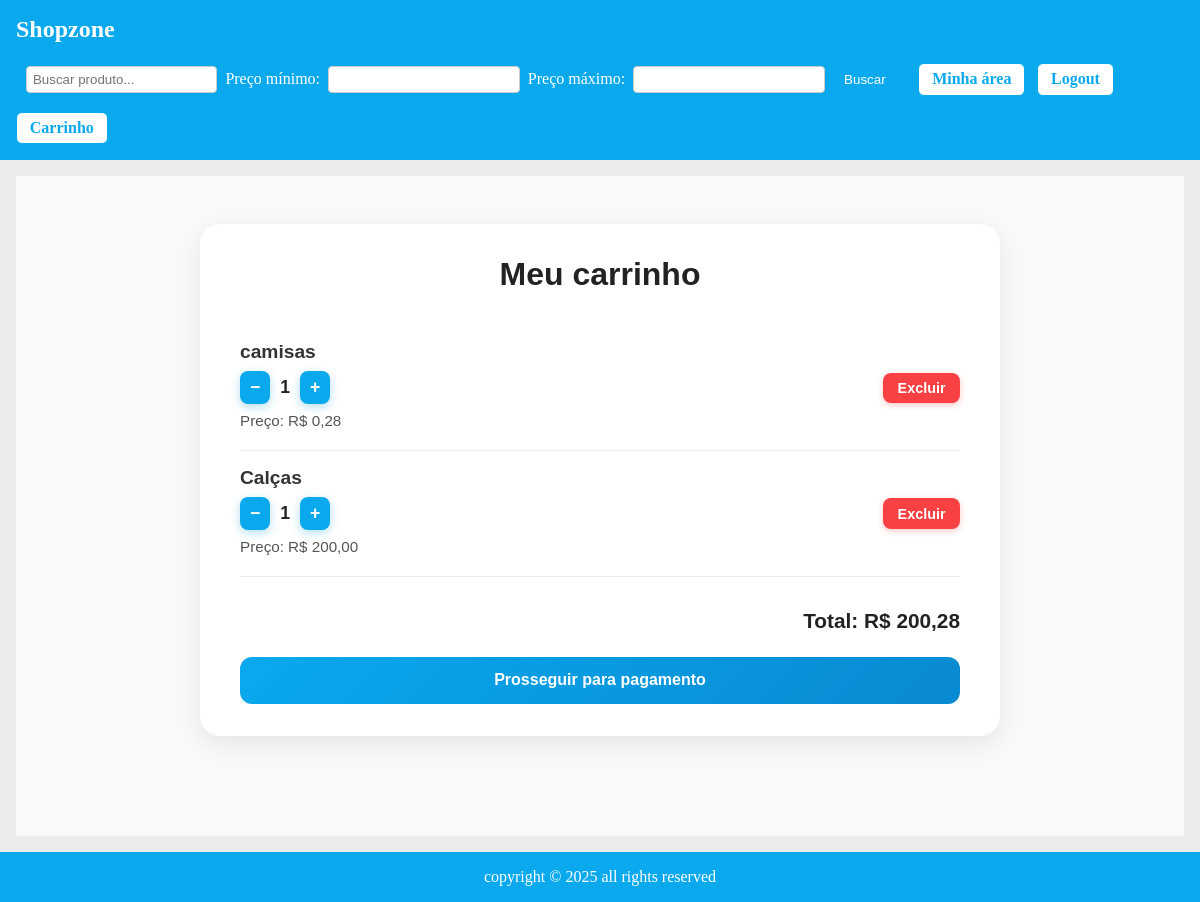
Page /cart/ (signed in) on the earlier database version.
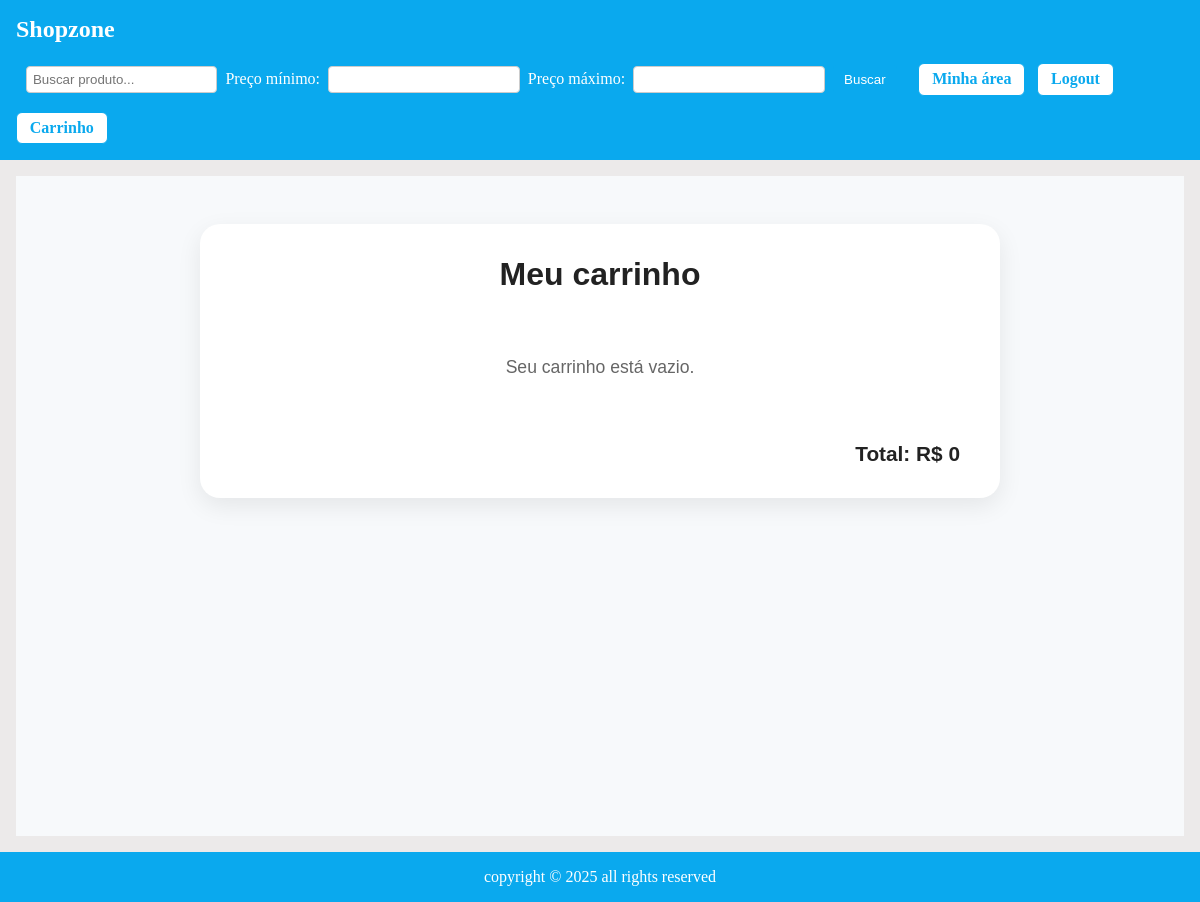
Same page on the later database version.
### cart/models.py (models this page shows)
class CartItem(models.Model):
    cart = models.ForeignKey(Cart, on_delete=models.CASCADE, related_name='items')
    product = models.ForeignKey(Product, on_delete=models.CASCADE)
    quantity = models.PositiveIntegerField(default=1)
    def total_price(self):
        return self.product.price * self.quantity

### product/models.py (models this page shows, shortened)
class Product(models.Model):
    name = models.CharField(max_length=63)
    description = models.CharField(max_length=255)
    price = models.DecimalField(max_digits=10, decimal_places=2)
    stock = models.IntegerField(blank=False)

### cart/views.py (the view)
# urls.py: path('', views.cart_view, name='cart_view'),
@login_required(login_url='register')
def cart_view(request):
    cart, created = Cart.objects.get_or_create(user=request.user)
    items = cart.items.all()
    total = sum(item.total_price() for item in items)
    out_of_stock = any(item.quantity > item.product.stock for item in items)
    return render(request, 'cart/cart.html', {'items': items, 'total': total, 'out_of_stock': out_of_stock})

### cart/templates/cart/cart.html (shortened to what this page needs)
{% extends "base.html" %}
{% load static %}
{% block extra_css %}
  <link rel="stylesheet" href="{% static 'css/cart.css' %}">
{% endblock %}
{% block content %}
<div class="cart-page">
  <div class="cart-container">
      <h1>Meu carrinho</h1>
      {% if items %}
          {% for item in items %}
              <div class="cart-item">
                  <div>
                      <h2>{{ item.product.name }}</h2>
                      <div class="qtd-box">
                          <a href="{% url 'decrease_quantity' item.id %}" class="btn-qtd">−</a>
                          <span class="qtd">{{ item.quantity }}</span>
                          <a href="{% url 'increase_quantity' item.id %}" class="btn-qtd">+</a>
                      </div>
                      <p>Preço: R$ {{ item.total_price }}</p>
                  </div>
                  <a href="{% url 'delete_from_cart' item.id %}" class="remove-btn">Excluir</a>
              </div>
          {% endfor %}
      {% else %}
          <p class="cart-empty">Seu carrinho está vazio.</p>
      {% endif %}
      <h3 class="cart-total">Total: R$ {{ total }}</h3>
      {% if items %}
          {% if out_of_stock %}
              <button class="checkout-btn disabled" disabled>Estoque insuficiente</button>
          {% else %}
              <a href="{% url 'checkout' %}" class="checkout-btn">Prosseguir para pagamento</a>
          {% endif %}
      {% endif %}
  </div>
</div>
{% endblock %}

Differences in the rows shown:
removed CartItem: product.name "camisas", quantity "1", total_price "0,28"
removed CartItem: product.name "Calças", quantity "1", total_price "200,00"
Other differences:
{{ total }}: "200,28" → "0"
text no longer shown: "Prosseguir para pagamento"
text now shown: "Seu carrinho está vazio."
